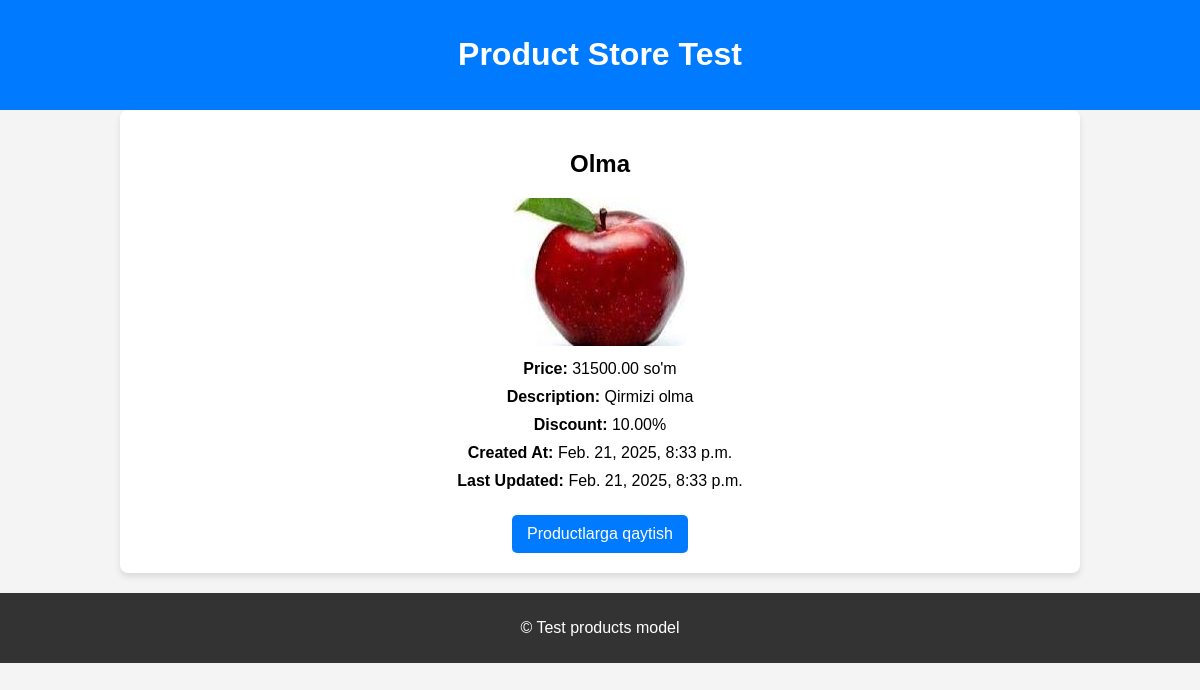
The page /products/1/ on the database its author committed.
### products/models.py (models this page shows, shortened)
class Product(models.Model):
    name = models.CharField(max_length=255)
    description = models.TextField(blank=True, null=True)
    price = models.DecimalField(max_digits=12, decimal_places=2)
    discount = models.DecimalField(max_digits=5, decimal_places=2, default=0.00)
    image = models.ImageField(upload_to='products/', blank=True, null=True)
    is_active = models.BooleanField(default=True)
    created_at = models.DateTimeField(auto_now_add=True)
    updated_at = models.DateTimeField(auto_now=True)
    def final_price(self):
        return self.price - (self.price * (self.discount / 100))

### products/views.py (the view)
# urls.py: path('<int:product_id>/', product_detail, name='product_detail'),
def product_detail(request, product_id):
    product = get_object_or_404(Product, id=product_id)
    return render(
        request,
        'products/product_detail.html',
        {'product': product})

### products/templates/products/product_detail.html (shortened to what this page needs)
{% extends "base.html" %}
{% load static %}
{% block content %}
<div class="product-detail">
    <h2 class="product-name">{{ product.name }}</h2>
    {% if product.image %}
    <div class="product-image">
        <img src="{{ product.image.url }}" alt="{{ product.name }}">
    </div>
    {% endif %}
    <div class="product-info">
        <p><strong>Price:</strong> {{ product.final_price|floatformat:2 }} so'm</p>
        <p><strong>Description:</strong> {{ product.description }}</p>
        <p><strong>Discount:</strong> {{ product.discount }}%</p>
        <p><strong>Created At:</strong> {{ product.created_at }}</p>
        <p><strong>Last Updated:</strong> {{ product.updated_at }}</p>
    </div>
    <a href="{% url 'product_list' %}" class="btn">Productlarga qaytish</a>
</div>
{% endblock %}

### products/static/css/stylee.css (style rules this page uses)
body { font-family: Arial, sans-serif; margin: 0; padding: 0; background-color: #f4f4f4; }
.product-detail { background: white; padding: 20px; border-radius: 8px; box-shadow: 0 4px 6px rgba(0, 0, 0, 0.1); text-align: center; }
.product-detail img { max-width: 300px; border-radius: 8px; }
.product-detail p { font-size: 16px; margin: 10px 0; }
.btn { display: inline-block; padding: 10px 15px; background: #007bff; color: white; text-decoration: none; border-radius: 5px; margin-top: 15px; }

### rows shown on the page
Product: name "Olma", image (picture), final_price "31500.00", description "Qirmizi olma", discount "10.00", created_at "Feb. 21, 2025, 8:33 p.m.", updated_at "Feb. 21, 2025, 8:33 p.m."
